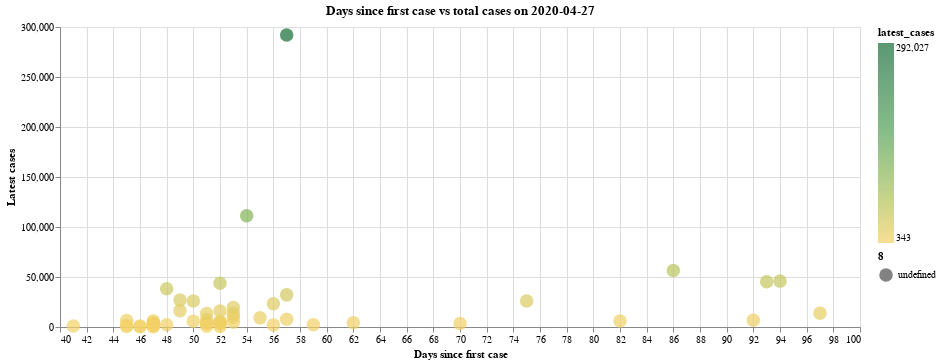

Notebook code for this chart:
### Markdown cell above
## 10 - Days since first reported case for each state
We will now look at how each states' cases have grown since the first reported case. The following chart shows a few outliers in the data, visualizing how fast New York and New Jersey spiked in cases despite only reporting their first cases 39 and 36 days ago, respectively. On the other hand, Washington was the first to report a case in the country, but only has a small fraction of the cases that New York and New Jersey do. This shows that Washington and other early reporters of COVID-19 cases may have effectively slowed the spread of the virus

### Code cell
states = us_states["state"].unique()
states = np.delete(states,[50,51,52,54,55]) #delete non-us states
column_names = ["state", "first_case_date","days_since_first_case"]
first_case_dates_by_state = pd.DataFrame(columns = column_names)


for state in states:
    state_data = us_states[us_states["state"]==state]
    min_date=min(state_data["date"])
#     min_date_dt = datetime.strptime(min_date, '%Y-%m-%d')
    days_since_first_case=(latest_date_dt-min_date).days
    first_case_dates_by_state = first_case_dates_by_state.append({'state' : state , 'first_case_date' : min_date, 'days_since_first_case': days_since_first_case},
                                                                 ignore_index=True)
    
days_since_first_case=first_case_dates_by_state.set_index('state')

latest_cases_idk=latest_cases.set_index('state')

days_since_first_case['latest_cases']=latest_cases_idk['cases']
days_since_first_case=days_since_first_case.reset_index()
# display(days_since_first_case)

alt.Chart(days_since_first_case).mark_circle().encode(
    alt.X('days_since_first_case:Q', scale=alt.Scale(zero=False), axis=alt.Axis(title='Days since first case')),
    alt.Y('latest_cases:Q', scale=alt.Scale(zero=False), axis=alt.Axis(title='Latest cases')),
    color=alt.Color('latest_cases:Q', scale=alt.Scale(scheme='goldgreen')),
    size="8:N",
    tooltip=['state:N', 'latest_cases:Q', 'days_since_first_case']
).properties(
    width=800,
    height=300,
    title="Days since first case vs total cases on " + latest_date
)

### Figure 1 — Vega-Lite specification as saved in the notebook (floating-point values rounded to 4 significant figures)
{"config": {"view": {"continuousWidth": 400, "continuousHeight": 300}}, "data": {"name": "data-853d14a07e6f370f3dff2eaba666b04a"}, "mark": "circle", "encoding": {"color": {"type": "quantitative", "field": "latest_cases", "scale": {"scheme": "goldgreen"}}, "size": {"type": "nominal", "field": "8"}, "tooltip": [{"type": "nominal", "field": "state"}, {"type": "quantitative", "field": "latest_cases"}, {"type": "quantitative", "field": "days_since_first_case"}], "x": {"type": "quantitative", "axis": {"title": "Days since first case"}, "field": "days_since_first_case", "scale": {"zero": false}}, "y": {"type": "quantitative", "axis": {"title": "Latest cases"}, "field": "latest_cases", "scale": {"zero": false}}}, "height": 300, "title": "Days since first case vs total cases on 2020-04-27", "width": 800, "$schema": "https://vega.github.io/schema/vega-lite/v4.8.1.json", "datasets": {"data-853d14a07e6f370f3dff2eaba666b04a": [{"state": "Washington", "first_case_date": "2020-01-21T00:00:00", "days_since_first_case": 97, "latest_cases": 13864}, {"state": "Illinois", "first_case_date": "2020-01-24T00:00:00", "days_since_first_case": 94, "latest_cases": 45883}, {"state": "California", "first_case_date": "2020-01-25T00:00:00", "days_since_first_case": 93, "latest_cases": 45208}, {"state": "Arizona", "first_case_date": "2020-01-26T00:00:00", "days_since_first_case": 92, "latest_cases": 6716}, {"state": "Massachusetts", "first_case_date": "2020-02-01T00:00:00", "days_since_first_case": 86, "latest_cases": 56462}, {"state": "Wisconsin", "first_case_date": "2020-02-05T00:00:00", "days_since_first_case": 82, "latest_cases": 6081}, {"state": "Texas", "first_case_date": "2020-02-12T00:00:00", "days_since_first_case": 75, "latest_cases": 25960}, {"state": "Nebraska", "first_case_date": "2020-02-17T00:00:00", "days_since_first_case": 70, "latest_cases": 3487}, {"state": "Utah", "first_case_date": "2020-02-25T00:00:00", "days_since_first_case": 62, "latest_cases": 4236}, {"state": "Oregon", "first_case_date": "2020-02-28T00:00:00", "days_since_first_case": 59, "latest_cases": 2354}, {"state": "Florida", "first_case_date": "2020-03-01T00:00:00", "days_since_first_case": 57, "latest_cases": 32130}, {"state": "New York", "first_case_date": "2020-03-01T00:00:00", "days_since_first_case": 57, "latest_cases": 292027}, {"state": "Rhode Island", "first_case_date": "2020-03-01T00:00:00", "days_since_first_case": 57, "latest_cases": 7708}, {"state": "Georgia", "first_case_date": "2020-03-02T00:00:00", "days_since_first_case": 56, "latest_cases": 23229}, {"state": "New Hampshire", "first_case_date": "2020-03-02T00:00:00", "days_since_first_case": 56, "latest_cases": 1938}, {"state": "North Carolina", "first_case_date": "2020-03-03T00:00:00", "days_since_first_case": 55, "latest_cases": 9142}, {"state": "New Jersey", "first_case_date": "2020-03-04T00:00:00", "days_since_first_case": 54, "latest_cases": 111188}, {"state": "Colorado", "first_case_date": "2020-03-05T00:00:00", "days_since_first_case": 53, "latest_cases": 13804}, {"state": "Maryland", "first_case_date": "2020-03-05T00:00:00", "days_since_first_case": 53, "latest_cases": 19487}, {"state": "Nevada", "first_case_date": "2020-03-05T00:00:00", "days_since_first_case": 53, "latest_cases": 4708}, {"state": "Tennessee", "first_case_date": "2020-03-05T00:00:00", "days_since_first_case": 53, "latest_cases": 9796}, {"state": "Hawaii", "first_case_date": "2020-03-06T00:00:00", "days_since_first_case": 52, "latest_cases": 600}, {"state": "Indiana", "first_case_date": "2020-03-06T00:00:00", "days_since_first_case": 52, "latest_cases": 15961}, {"state": "Kentucky", "first_case_date": "2020-03-06T00:00:00", "days_since_first_case": 52, "latest_cases": 4146}, {"state": "Minnesota", "first_case_date": "2020-03-06T00:00:00", "days_since_first_case": 52, "latest_cases": 3816}, {"state": "Oklahoma", "first_case_date": "2020-03-06T00:00:00", "days_since_first_case": 52, "latest_cases": 3280}, {"state": "Pennsylvania", "first_case_date": "2020-03-06T00:00:00", "days_since_first_case": 52, "latest_cases": 43728}, {"state": "South Carolina", "first_case_date": "2020-03-06T00:00:00", "days_since_first_case": 52, "latest_cases": 5613}, {"state": "District of Columbia", "first_case_date": "2020-03-07T00:00:00", "days_since_first_case": 51, "latest_cases": 3892}, {"state": "Kansas", "first_case_date": "2020-03-07T00:00:00", "days_since_first_case": 51, "latest_cases": 3393}, {"state": "Missouri", "first_case_date": "2020-03-07T00:00:00", "days_since_first_case": 51, "latest_cases": 7171}, {"state": "Vermont", "first_case_date": "2020-03-07T00:00:00", "days_since_first_case": 51, "latest_cases": 855}, {"state": "Virginia", "first_case_date": "2020-03-07T00:00:00", "days_since_first_case": 51, "latest_cases": 13535}, {"state": "Connecticut", "first_case_date": "2020-03-08T00:00:00", "days_since_first_case": 50, "latest_cases": 25997}, {"state": "Iowa", "first_case_date": "2020-03-08T00:00:00", "days_since_first_case": 50, "latest_cases": 5868}, {"state": "Louisiana", "first_case_date": "2020-03-09T00:00:00", "days_since_first_case": 49, "latest_cases": 27068}, {"state": "Ohio", "first_case_date": "2020-03-09T00:00:00", "days_since_first_case": 49, "latest_cases": 16325}, {"state": "Michigan", "first_case_date": "2020-03-10T00:00:00", "days_since_first_case": 48, "latest_cases": 38190}, {"state": "South Dakota", "first_case_date": "2020-03-10T00:00:00", "days_since_first_case": 48, "latest_cases": 2246}, {"state": "Arkansas", "first_case_date": "2020-03-11T00:00:00", "days_since_first_case": 47, "latest_cases": 3069}, {"state": "Delaware", "first_case_date": "2020-03-11T00:00:00", "days_since_first_case": 47, "latest_cases": 4162}, {"state": "Mississippi", "first_case_date": "2020-03-11T00:00:00", "days_since_first_case": 47, "latest_cases": 6094}, {"state": "New Mexico", "first_case_date": "2020-03-11T00:00:00", "days_since_first_case": 47, "latest_cases": 2825}, {"state": "North Dakota", "first_case_date": "2020-03-11T00:00:00", "days_since_first_case": 47, "latest_cases": 942}, {"state": "Wyoming", "first_case_date": "2020-03-11T00:00:00", "days_since_first_case": 47, "latest_cases": 389}, {"state": "Alaska", "first_case_date": "2020-03-12T00:00:00", "days_since_first_case": 46, "latest_cases": 343}, {"state": "Maine", "first_case_date": "2020-03-12T00:00:00", "days_since_first_case": 46, "latest_cases": 1023}, {"state": "Alabama", "first_case_date": "2020-03-13T00:00:00", "days_since_first_case": 45, "latest_cases": 6539}, {"state": "Idaho", "first_case_date": "2020-03-13T00:00:00", "days_since_first_case": 45, "latest_cases": 1785}, {"state": "Montana", "first_case_date": "2020-03-13T00:00:00", "days_since_first_case": 45, "latest_cases": 449}, {"state": "West Virginia", "first_case_date": "2020-03-17T00:00:00", "days_since_first_case": 41, "latest_cases": 1077}]}}
